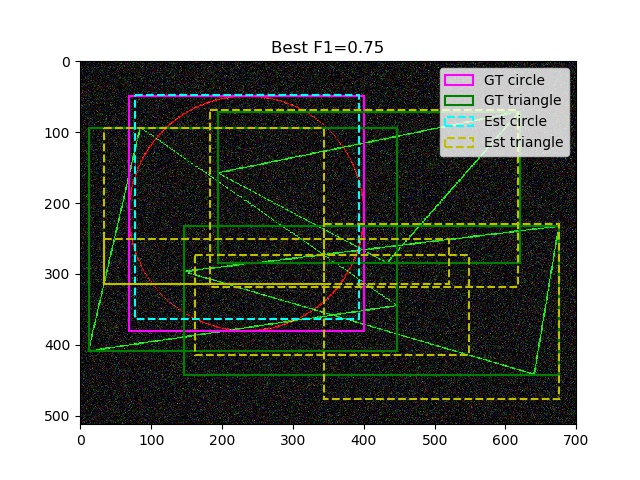
#> input picture predictions_Best F1=0.75_075d44c6-49c1-48ab-a77c-0db3fdb80973.jpg, 640 x 480 px
$ python -i detect.py   (imports and definitions only)
#> lines starting #> are read from the running program, lines starting #| are printed output that depends on the picture; after the words box and inside, x2 and y2 are one past the last pixel; in counts of white or black regions, pixels touching at a corner belong together
### utils.py
import cv2
import os
import matplotlib.patches as patches
import matplotlib.pyplot as plt
import json


def calc_rect(X):
    # returns left top corner, width, height
    w = abs(X[1][0] - X[0][0])
    h = abs(X[1][1] - X[0][1])
    return [X[0][0],X[0][1], w, h]

# [108 lines left out: functions show_image, eval_image, precision_recall_curve, not called in this run]
    # plt.show()

def IOU(boxA, boxB):
    """"returns Intersection over union of two Bounding boxes , iou=[0,1]"""
    # inputs format: [x_min,y_min, w,h]
    if (not ((boxB[0] <= boxA[0] <= boxB[0] + boxB[2]) or (boxA[0] <= boxB[0] <= boxA[0] + boxA[2]))):
        return 0.0
    # determine the (x, y)-coordinates of the intersection rectangle

    xA = max(boxA[0], boxB[0])
    yA = max(boxA[1], boxB[1])
    xB = min(boxA[0] + boxA[2], boxB[0] + boxB[2])
    yB = min(boxA[1] + boxA[3], boxB[1] + boxB[3])
    # compute the area of intersection rectangle
    interArea = max(0, xB - xA + 1) * max(0, yB - yA + 1)
    # compute the area of both the prediction and ground-truth rectangles
    boxAArea = (boxA[2] + 1) * (boxA[3] + 1)
    boxBArea = (boxB[2] + 1) * (boxB[3] + 1)
    # compute the intersection over union
    iou = interArea / float(boxAArea + boxBArea - interArea)
    return iou

# [46 lines left out: function conf, not called in this run]

### detect.py
import cv2
import matplotlib.patches as patches

import matplotlib.pyplot as plt
import numpy as np
from scipy.spatial import cKDTree
import math
from utils import calc_rect, IOU

# [42 lines left out: function find_circ_BB, not called in this run]

def remove_bb(boxes):
    """ removes redundant bbs from list which have great iou with other bbs in list.
    """
    for i in range(len(boxes)):
        boxA = boxes[i]
        if boxA is None:
            continue
        boxA_rect = calc_rect(boxA)
        for j in range( len(boxes)):
            boxB = boxes[j]
            if boxB is None:
                continue
            if np.array_equal(boxA, boxB):
                continue
            boxB_rect = calc_rect(boxB)

            iou = IOU(boxA_rect, boxB_rect)
            if iou>0.3:
                boxes[j] =None
    #filter out None elements from list
    boxes_final = list(filter(None, boxes))

    return boxes_final


def intersection(line1, line2):
    """Finds the intersection of two lines given in Hesse normal form.

    Returns closest integer pixel locations.
    """
    rho1, theta1 = line1
    rho2, theta2 = line2
    A = np.array([
        [np.cos(theta1), np.sin(theta1)],
        [np.cos(theta2), np.sin(theta2)]
    ])
    b = np.array([[rho1], [rho2]])
    x0, y0 = np.linalg.lstsq(A, b)[0]
    x0, y0 = int(np.round(x0)), int(np.round(y0))
    return [x0, y0]


def intersections(lines, img,prnt =False, min_diag = 250):
    """Finds the intersections between 3 lines and calculate triangle bb."""
    h,w = img.shape[:2]
    boxes = []
    for i in range(len(lines)):
        line1=lines[i]
        for j in range(i, len(lines)):
            line2 = lines[j]
            for k in range(j, len(lines)):
                line3 = lines[k]
                # 3 different lines
                if np.array_equal(line1, line2) or np.array_equal(line1, line3) or np.array_equal(line2, line3):
                    continue

                x1, y1 = intersection(line1, line2)
                x2, y2 = intersection(line1, line3)
                x3, y3 = intersection(line2, line3)
                # if 3 points are in image (3 corners of triangle)
                if (x1>=0 and x1<=w) and (x2>=0 and x2<=w) and (x3>=0 and x3<=w) and (y1>=0 and y1<=h) and (y2>=0 and y2<=h) and (y3>=0 and y3<=h):
                    min_corner = [min(x1, x2, x3), min(y1, y2, y3)]
                    max_corner = [max(x1, x2, x3), max(y1, y2, y3)]
                    distance = math.sqrt( ((min_corner[0]-max_corner[0])**2)+((min_corner[1]-max_corner[1])**2) )
                    if distance<min_diag:
                        continue
                    boxes.append([min_corner,max_corner])
    # removes redundant bbs from list which have great iou with other bbs in list.
    boxes_final = remove_bb(boxes)
    if prnt:
        fig, ax = plt.subplots(1)

        for box in boxes_final:
            rect = patches.Rectangle((box[0][0], box[0][1]), box[1][0] - box[0][0],
                                     box[1][1] - box[0][1], linewidth=1.5, edgecolor='cyan', facecolor='none',
                                     linestyle="dashed")
            ax.add_patch(rect)


        ax.imshow(img)

    return boxes_final

def find_tri_BB(image_path,prnt = False,  print_lines = False):
    """Finds the traingles BBs in image using hough lines transform, a triangle is an intersection of 3 lines.
        returns a list of BBs.
        """
#> called with prnt = False, print_lines = False
    # load the image, clone it for output, and then convert it to RGB
    image = cv2.imread(image_path)
#> image is the input picture: shape (480, 640, 3); mean B, G, R 123.7, 128.3, 125.9
    output = image.copy()
    output = cv2.cvtColor(output, cv2.COLOR_BGR2RGB)
    # smooth image
    blur = cv2.GaussianBlur(image, (5, 5), 0)
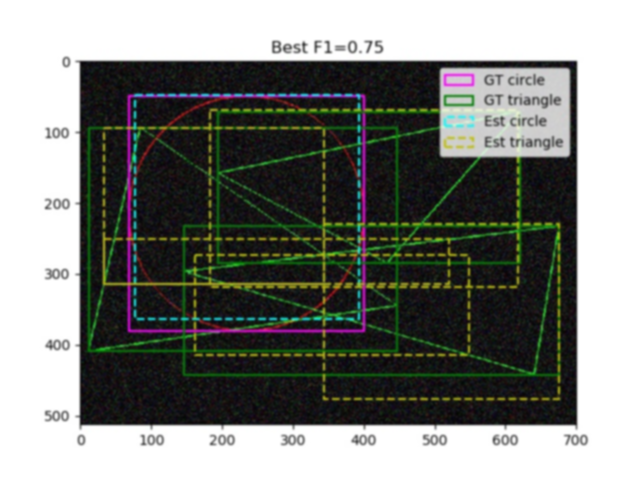
#> blur: shape (480, 640, 3); mean B, G, R 123.7, 128.3, 125.9
    # produce binary image with a threshold, use only Green channel (the triangles are green)
    th=60
    ret, threshold = cv2.threshold(blur[:,:,1], th, 255, cv2.THRESH_BINARY+cv2.THRESH_OTSU)
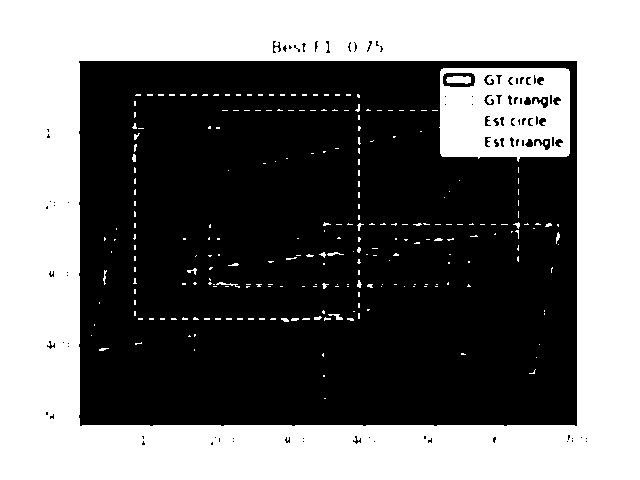
#> threshold: shape (480, 640); 45% white; 252 white regions (229 under 20 px), largest, box (x1, y1, x2, y2) and area: (0, 0, 640, 480) 125839, (439, 68, 570, 162) 10082, (446, 76, 471, 84) 162
#> ret = 138
    # cv2.imshow('tr', threshold)


    lines = cv2.HoughLines(threshold, 1, 7 / 180, 150)
    # lines = cv2.HoughLines(threshold, 1, np.pi / 180, 100)
    lines = np.squeeze(lines)
#> lines = 3189 pairs, first value -624 to 728, second value 0 to 3.11
    # eliminate some redundant lines
    if len(lines.shape)<2:
        bb=[]
        return bb
    tree = cKDTree(lines)
    rows_to_fuse = tree.query_pairs(r=10, output_type='ndarray')
#> rows_to_fuse = 108228 pairs, first value 0 to 3182, second value 2 to 3188
    lines = np.delete(lines,rows_to_fuse[:,0], axis=0)
#> lines = 62 pairs, first value -624 to 728, second value 0 to 3.11
    lines=lines[:50]
#> lines = 50 pairs, first value -624 to 728, second value 0 to 3.11


    if print_lines:
        fig, ax = plt.subplots(1)

        for [rho, theta] in lines:
            a = np.cos(theta)
            b = np.sin(theta)
            x0 = a * rho
            y0 = b * rho
            x1 = int(x0 + 1000 * (-b))
            y1 = int(y0 + 1000 * (a))
            x2 = int(x0 - 1000 * (-b))
            y2 = int(y0 - 1000 * (a))

            cv2.line(output, (x1, y1), (x2, y2), (0, 0, 255), 2)
        ax.imshow(output)

    bb = intersections(lines, output, prnt)
#> the loop in intersections, `for i in range(len(lines)):` made 50 passes
    return bb
#

>>> result = find_tri_BB('predictions_Best F1=0.75_075d44c6-49c1-48ab-a77c-0db3fdb80973.jpg')

$ run again, on predictions_Best F1=1.00_1214f4de-8399-48ea-a2f6-6e31843bc3da.jpg
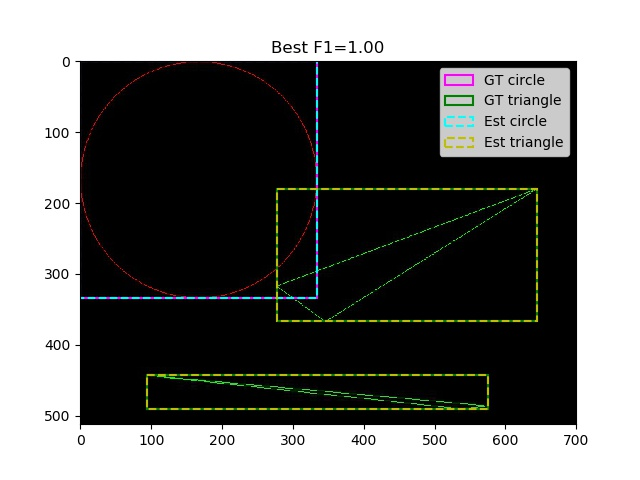
#> input picture predictions_Best F1=1.00_1214f4de-8399-48ea-a2f6-6e31843bc3da.jpg, 640 x 480 px
#> in find_tri_BB, image is the input picture: shape (480, 640, 3); mean B, G, R 112.4, 113.9, 113.2
#> in find_tri_BB, `blur = cv2.GaussianBlur(image, (5, 5), 0)`:
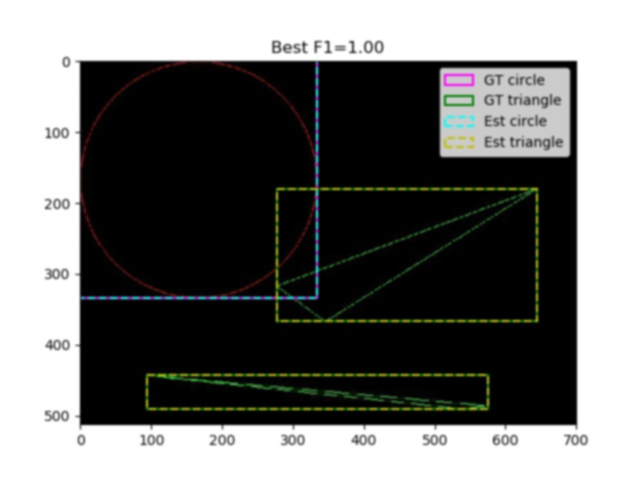
#> blur: shape (480, 640, 3); mean B, G, R 112.4, 113.9, 113.2
#> in find_tri_BB, `ret, threshold = cv2.threshold(blur[:,:,1], th, 255, cv2.THRESH_BINARY..`:
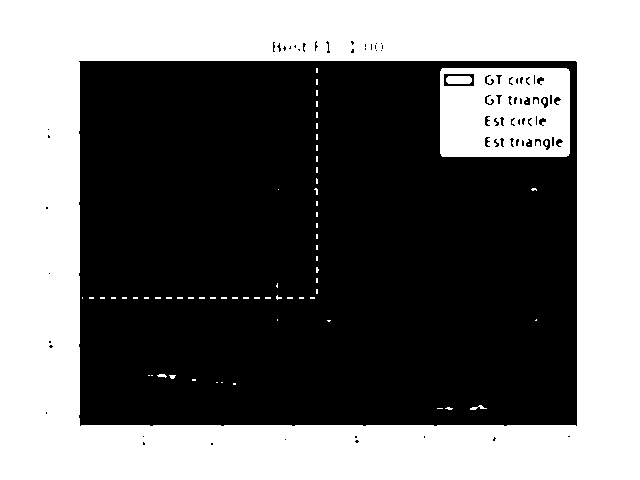
#> threshold: shape (480, 640); 44.7% white; 67 white regions (61 under 20 px), largest, box (x1, y1, x2, y2) and area: (0, 0, 640, 480) 126057, (440, 68, 570, 157) 10315, (446, 76, 472, 84) 196, (470, 405, 487, 410) 38, (157, 374, 167, 378) 25, (169, 375, 176, 379) 20
#> ret = 126
#> in find_tri_BB, `lines = cv2.HoughLines(threshold, 1, 7 / 180, 150)`: lines = 2857 rows, first 8: [1, 1.67], [59, 1.48], [65, 1.48], [477, 1.48], [38, 1.52], [41, 1.52], [54, 1.52], [457, 1.52]
#> in find_tri_BB, `lines = np.squeeze(lines)`: lines = 2857 pairs, first value -624 to 728, second value 0 to 3.11
#> rows_to_fuse = 87091 pairs, first value 0 to 2854, second value 2 to 2856
#> in find_tri_BB, `lines = np.delete(lines,rows_to_fuse[:,0], axis=0)`: lines = 64 pairs, first value -624 to 728, second value 0.0389 to 3.11
#> in find_tri_BB, `lines=lines[:50]`: lines = 50 pairs, first value -624 to 728, second value 0.0389 to 3.11
#> the loop in intersections, `for i in range(len(lines)):` made 50 passes
